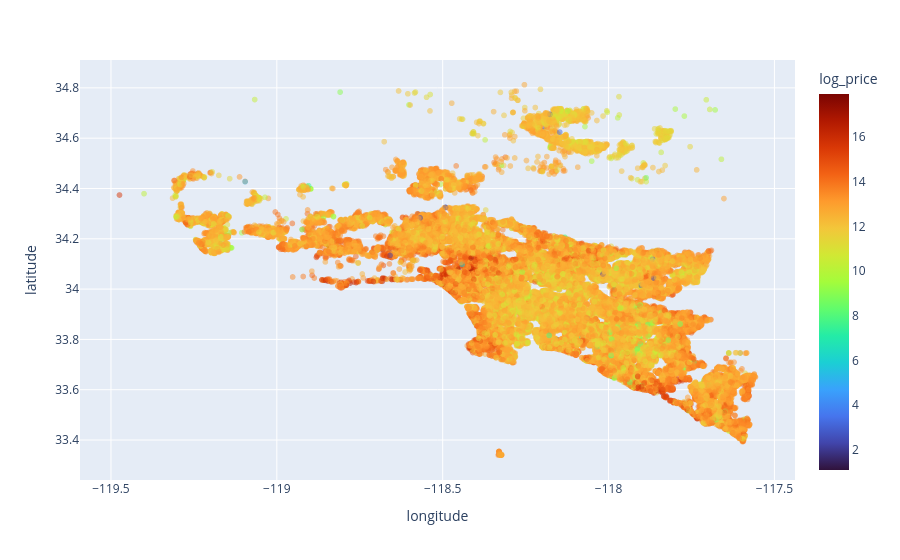

The cell this chart's notebook holds for it:
### Code cell
import numpy as np
import plotly.express as px

plot_df = df_prop[['latitude', 'longitude', 'taxvaluedollarcnt']].dropna()

plot_df['latitude'] /= 1e6
plot_df['longitude'] /= 1e6
plot_df['log_price'] = np.log1p(plot_df['taxvaluedollarcnt'])

fig = px.scatter(
    plot_df.sample(50000),
    x='longitude',
    y='latitude',
    color='log_price',
    color_continuous_scale='Turbo',
    opacity=0.5
)

fig.show()

### Figure 1 — Plotly figure (JSON) as saved in the notebook; plotly's stock layout.template omitted (floating-point values rounded to 4 significant figures; data arrays with more than 128 entries replaced by an {"elided": "..."} marker saying what was removed)
{"data": [{"hovertemplate": "longitude=%{x}<br>latitude=%{y}<br>log_price=%{marker.color}<extra></extra>", "legendgroup": "", "marker": {"color": {"elided": "50000 float values"}, "coloraxis": "coloraxis", "opacity": 0.5, "symbol": "circle"}, "mode": "markers", "name": "", "showlegend": false, "type": "scattergl", "x": {"elided": "50000 float values"}, "xaxis": "x", "y": {"elided": "50000 float values"}, "yaxis": "y"}], "layout": {"coloraxis": {"autocolorscale": false, "colorbar": {"title": {"text": "log_price"}}, "colorscale": [[0, "#30123b"], [0.07143, "#4145ab"], [0.1429, "#4675ed"], [0.2143, "#39a2fc"], [0.2857, "#1bcfd4"], [0.3571, "#24eca6"], [0.4286, "#61fc6c"], [0.5, "#a4fc3b"], [0.5714, "#d1e834"], [0.6429, "#f3c63a"], [0.7143, "#fe9b2d"], [0.7857, "#f36315"], [0.8571, "#d93806"], [0.9286, "#b11901"], [1, "#7a0402"]]}, "legend": {"tracegroupgap": 0}, "margin": {"t": 60}, "xaxis": {"anchor": "y", "domain": [0, 1], "title": {"text": "longitude"}}, "yaxis": {"anchor": "x", "domain": [0, 1], "title": {"text": "latitude"}}}}
